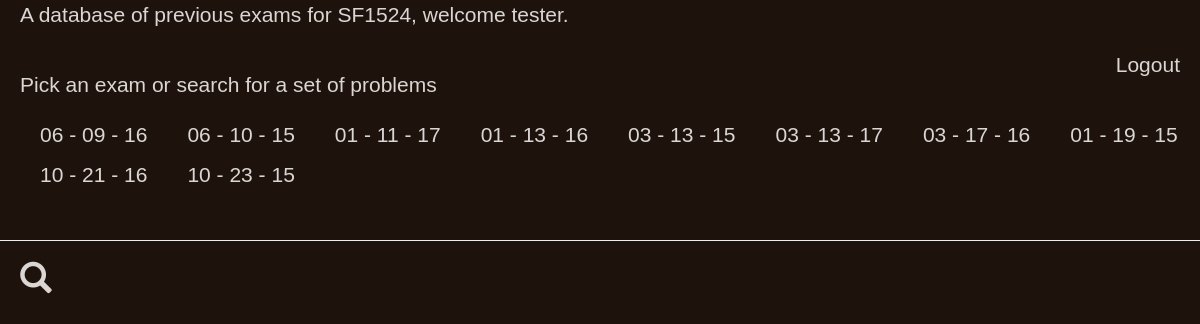
Screenshot of / (signed in) with the database file from the repository.
### exams/models.py (models this page shows, shortened)
class Exam(models.Model):
    name = models.CharField(max_length=6,default="")
    date = models.DateTimeField(
            default=timezone.now)

### exams/views.py (the view)
# urls.py: url(r'^$', views.index, name='index'),
def index(request):
	exams = Exam.objects.all()
	return render(request, 'exams/index.html', {'exams':exams})

### exams/templates/exams/index.html (shortened to what this page needs)
{% load staticfiles %}
<html>
	<head>
			<link rel="stylesheet" href="https://maxcdn.bootstrapcdn.com/bootstrap/3.3.7/css/bootstrap.min.css">
	        <link rel="stylesheet" href="{% static 'css/index.css' %}">
	</head>
	<body>
		<p>A database of previous exams for SF1524, welcome {{ user.username}}.</p>
		{% if user.is_authenticated == False %}
			<a href="{% url 'create_user' %}">Create user</a>
			<p>or</p>
			<a href="{% url 'login' %}">Login</a>
		{% else %}
			<a href="{% url 'logout' %}" style="float: right;padding-right:20px;">Logout</a>
			<p><br>Pick an exam or search for a set of problems</p>
			<div class="exam-container">
			{% for exam in exams %}
				<a href="{% url 'exam' date=exam.name %}" style="margin-left:20px;">{{exam.date|date:"m - d - y"}}</a>
			{% endfor %}
			</div>
			<a href="{% url 'advanced_search' %}">
			<hr>
			<link rel="stylesheet" href="https://maxcdn.bootstrapcdn.com/bootstrap/3.3.7/css/bootstrap.min.css"><span class="glyphicon glyphicon-search"></span></a>
			<br>
		{% endif %}
</html>

### exams/static/css/index.css (style rules this page uses)
* { background-color: #1e130c !important; color: #DAD6D4 !important; }
.glyphicon { font-size: 150%; padding-left: 20px; }
.exam-container { display: flex; flex-wrap: wrap; }
p { padding-left: 20px !important; font-size: 150%; font-family: "Arial Narrow", Arial, sans-serif; }
a { padding-top: 10px !important; padding-left: 20px !important; font-family: "Arial Narrow", Arial, sans-serif; font-size: 150%; color:#9a8478; text-decoration: none !important; }

### rows the page displays
Exam: date "06 - 09 - 16"
Exam: date "06 - 10 - 15"
Exam: date "01 - 11 - 17"
Exam: date "01 - 13 - 16"
Exam: date "03 - 13 - 15"
Exam: date "03 - 13 - 17"
Exam: date "03 - 17 - 16"
Exam: date "01 - 19 - 15"
Exam: date "10 - 21 - 16"
Exam: date "10 - 23 - 15"

### other values shown
{{ user.username }} "tester"
